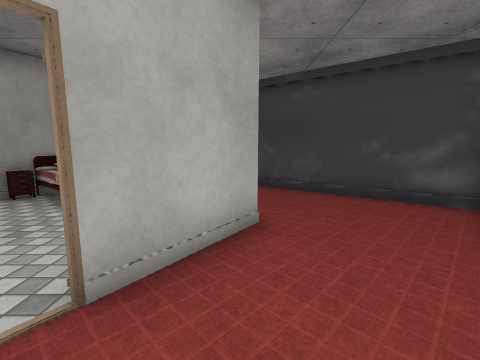
[1] (above)

24 first-person views from a walk through a 3-D level made in the Unity game engine. The camera is 1.3 m above the floor, tilts 8° down and sees 90° across. The floor is counted in squares, 1 m on a side. Each view is taken from the middle of a square. On the plan, view 1 faces up. The plan holds only what a view shows up to about 12 squares ahead; the rest is blank. The place goes on beyond the plan. The player character is not drawn. Some animated figures are left out. Door leaves are left out, so doorways stand open. Some surface patterns are stand-ins.

[2]
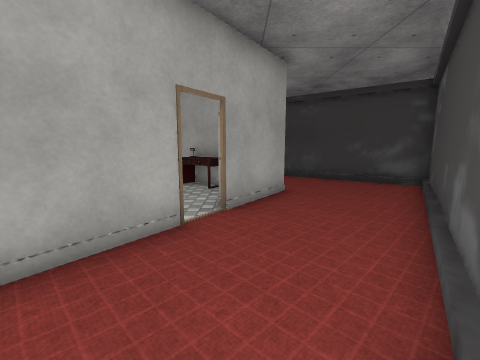

[3]
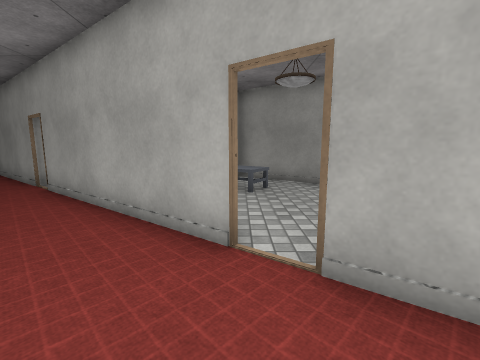

[4]
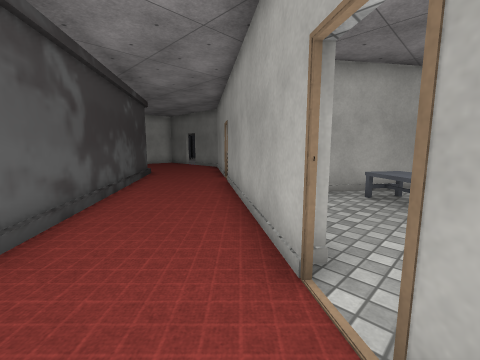

[5]
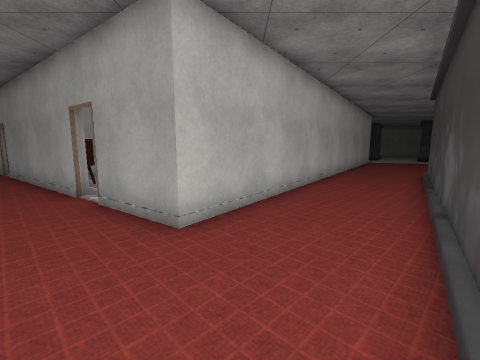

[6]
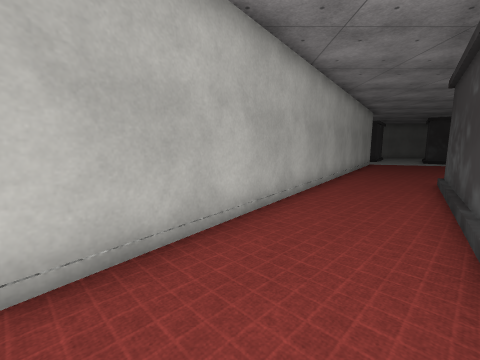

[7]
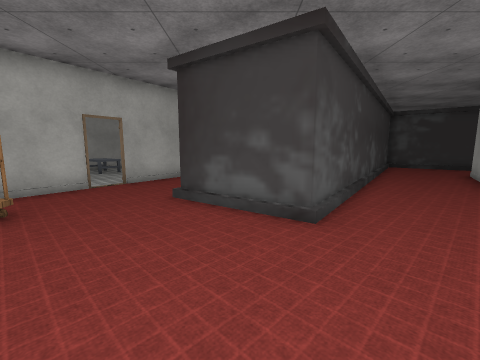

[8]
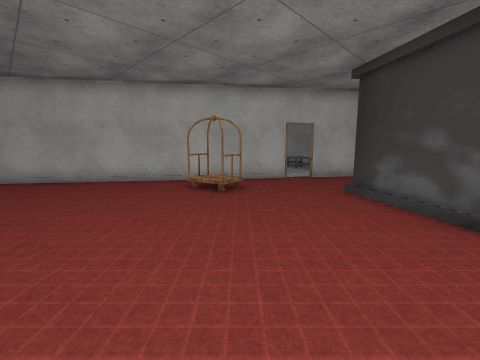

[9]
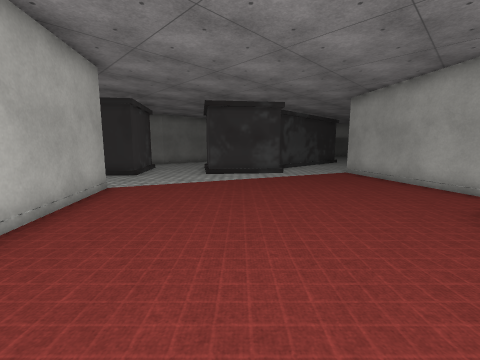

[10]
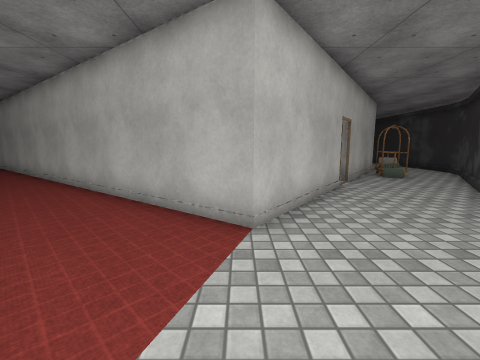

[11]
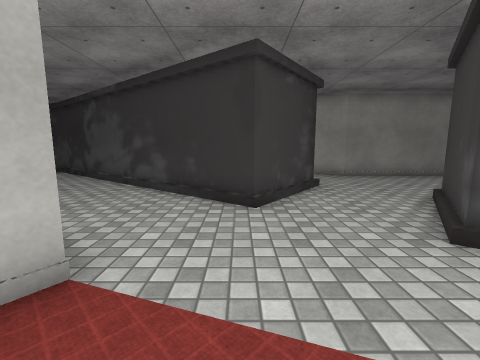

[12]
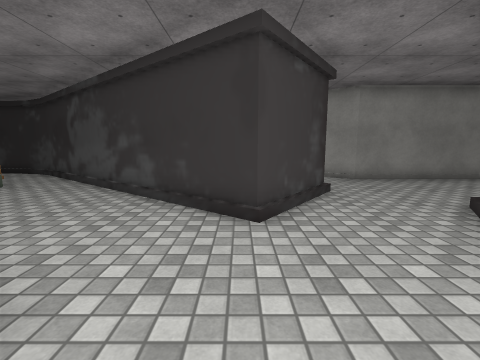

[13]
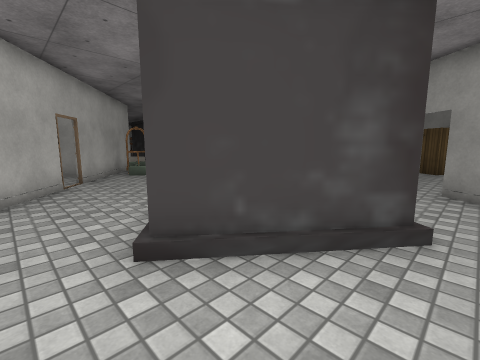

[14]
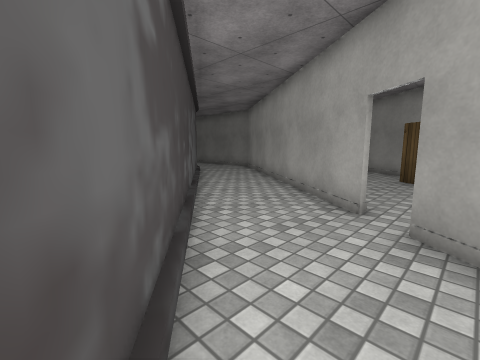

[15]
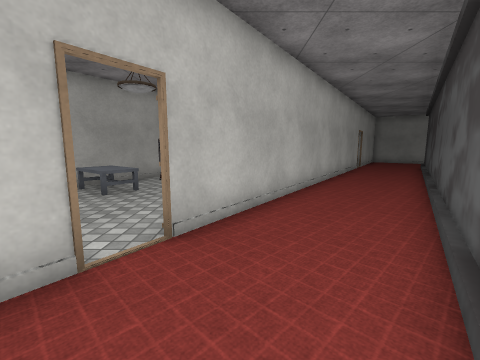

[16]
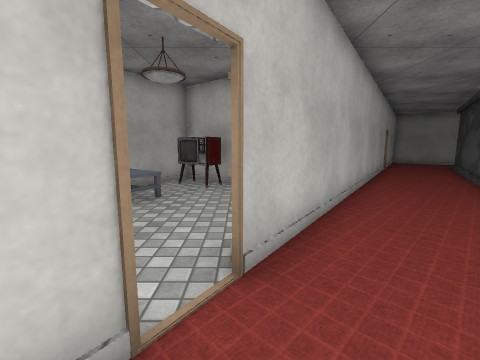

[17]
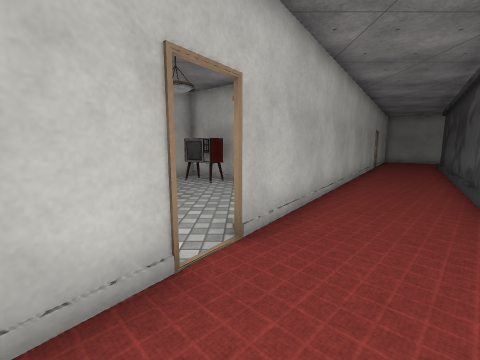

[18]
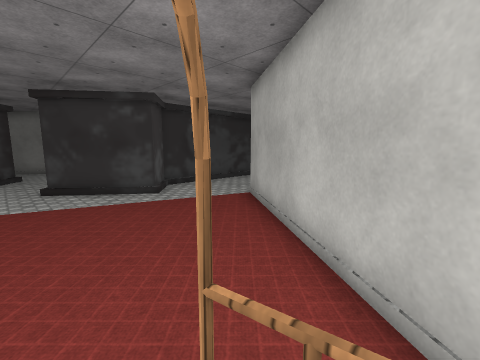

[19]
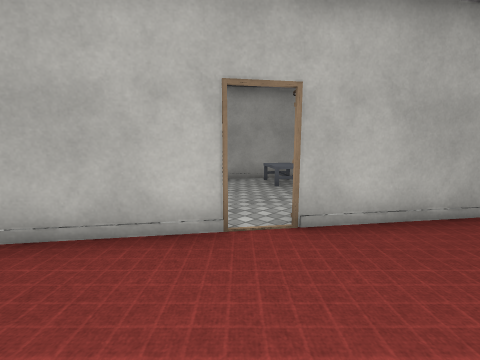

[20]
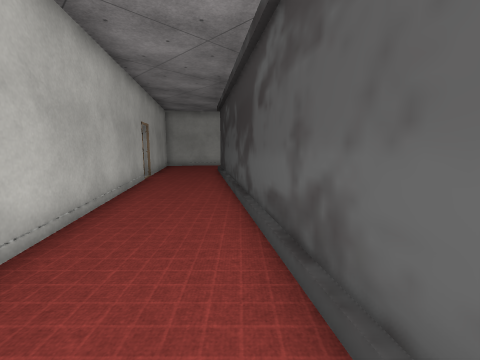

[21]
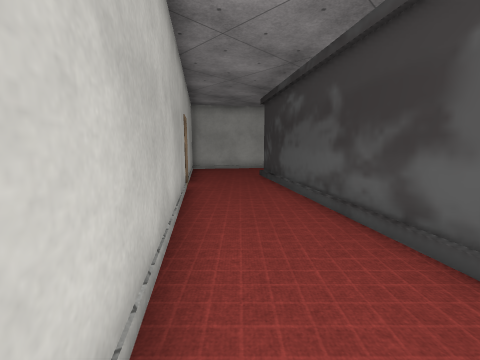

[22]
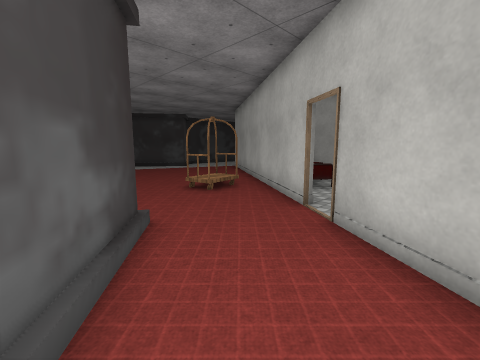

[23]
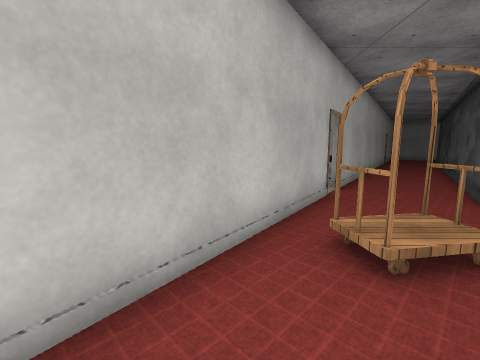

[24]
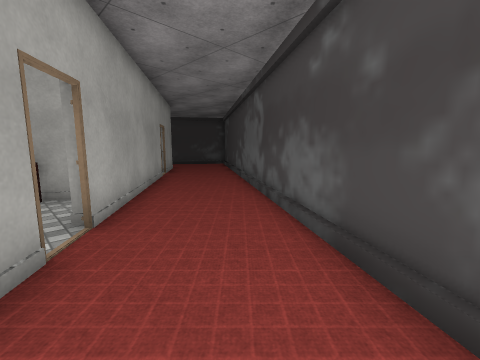

### Floor plan
Points are (right, up) in squares from view 1. A wall is a line through its corners. A room is listed if a view was taken in it or the views show most of it. See-through windows are left out.
Room 1 (views 1, 2, 3, 4, 5, 6, 7, 8, 9, 10, 11, 12, 13, 15, 16, 17, 18, 19, 20, 21, 22, 23, 24)
walls: (-2.5, 18.6) (-9.4, 23.6); (0.4, 16.5) (-1.8, 18.1); (-16.2, 13.9) (-15.2, 15.3) (0.3, 4) (-1.4, 1.7); (-1.9, 1) (-6.2, -4.9); (-16, 20.1) (-18.8, 22.2); (-14, 22.8) (-16.2, 19.9); (8.5, 10.6) (1.6, 15.6); (-20.9, 19.4) (-18.1, 17.4) (-19.2, 16); (-6.7, -5.6) (-9.5, -9.5); (-5.1, -9.4) (5.1, 4.8) (-5.9, 12.8) (-3.9, 15.5) (8.5, 6.6)
ways out: opening at (-19.5, 20.5) to room 2; opening at (-17.5, 14.5); opening at (1.5, 17.5); open door at (-6.5, -5); open door at (-2, 18.5); open door at (-1.7, 1.3)
objects: cart (-6, 18); other object (1, 16) to (2, 17)
Room 2 (view 14)
walls: (-23.5, 23.5) (-23.5, 21.6)
ways out: opening at (-19.5, 20.5) to room 1; opening at (-22.5, 20)

Positions as (right, up) in squares from view 1, and headings:
1: (0, 0), facing up
2: (-1, -3), facing up
3: (1, 1), facing left
4: (0, 2), facing down-left
5: (4, 5), facing left
6: (2, 6), facing left
7: (-10, 14), facing right
8: (-11, 13), facing up-right
9: (-7, 13), facing up-left
10: (-15, 19), facing down
11: (-13, 17), facing left
12: (-14, 17), facing left
13: (-17, 20), facing down-left
14: (-21, 20), facing down-left
15: (-5, 17), facing right
16: (-4, 18), facing right
17: (-5, 18), facing right
18: (-6, 19), facing up-left
19: (-5, 16), facing up-right
20: (0, 14), facing down-right
21: (3, 14), facing down-right
22: (0, 14), facing up-left
23: (-9, 21), facing right
24: (-7, -9), facing up-right
